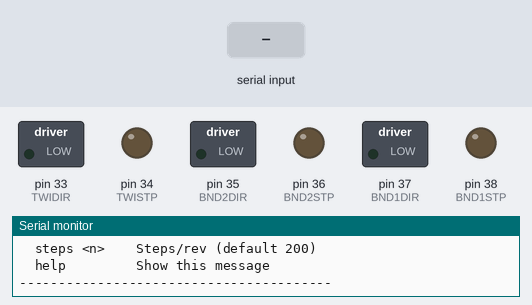
Bench run of a program on a simulated Teensy 4. On the bench: switched loads named in the program (green lamp = pin HIGH), output pins drawn as LEDs (lit = HIGH), the last lines printed to the serial monitor. Dashed ring = blinking. The inputs (shaded band) are chosen by the test bench.

Above: at 1.7 s.
1.8 s: "bnd1 1\n" received over Serial
At 2.02 s:
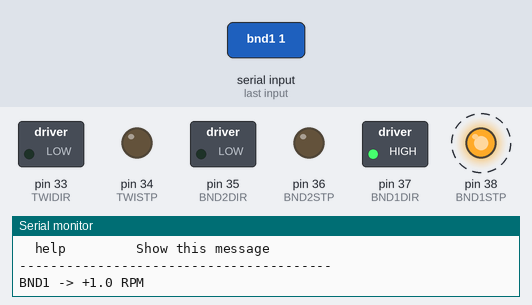
4.8 s: "bnd1 150\n" received over Serial
6.3 s: "bnd2 1\n" received over Serial
At 6.52 s:
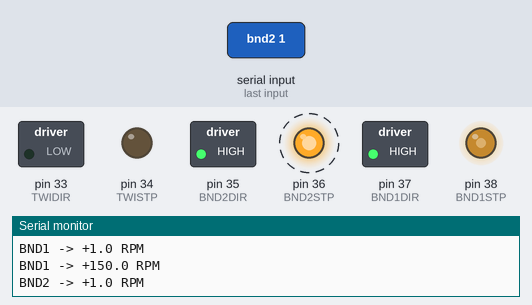
9.3 s: "stop 1\n" received over Serial
At 10.1 s:
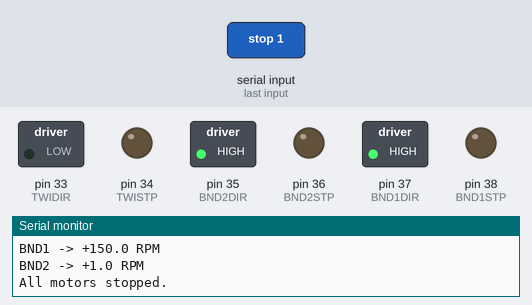
10.8 s: "bnd2 150\n" received over Serial
At 11.8 s:
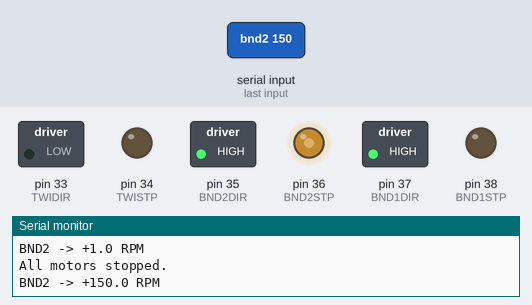
12.3 s: "bnd1 1\n" received over Serial
At 12.52 s:
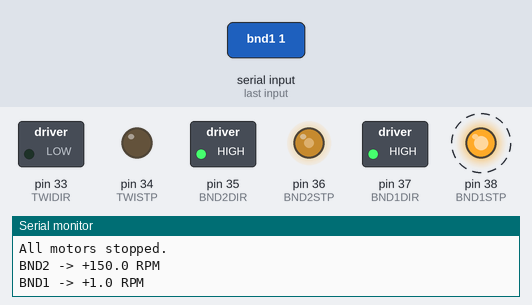
Timing chart, 0 to 16.3 s (numbered marks = the images above; inputs shaded):
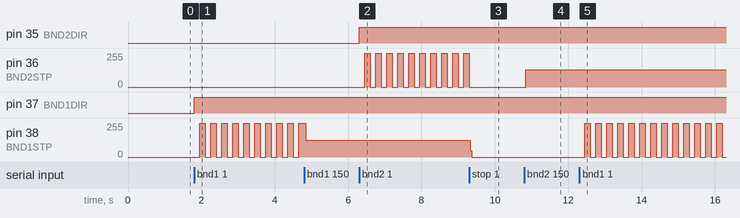

Measured:
- after the input at 1.8 s, pin 37 (BND1DIR): LOW → HIGH at once; pin 38 (BND1STP): alternates 255/255 for 0.15 s and 0/255 for 0.15 s, starting after 0.15 s
- after the input at 6.3 s, pin 35 (BND2DIR): LOW → HIGH at once; pin 36 (BND2STP): alternates 255/255 for 0.15 s and 0/255 for 0.15 s, starting after 0.15 s
- after the input at 9.3 s, pin 36 (BND2STP): goes on until 9.3 s, then stays 0/255; pin 38 (BND1STP): 127/255 → 0/255 at once
- after the input at 10.8 s, pin 36 (BND2STP): 0/255 → 128/255 after 0.05 s
- after the input at 12.3 s, pin 38 (BND1STP): alternates 255/255 for 0.15 s and 0/255 for 0.15 s, starting after 0.15 s

The program:

main.cpp
```cpp
/*
 * Interactive stepper motor controller for Teensy 4.1
 *
 * Each motor runs on its own IntervalTimer (hardware timer) so all three
 * are fully independent and non-blocking.
 *
 * Serial commands (115200 baud):
 *   bnd1 <rpm>    Set BND1 speed; negative RPM = reverse
 *   bnd2 <rpm>    Set BND2 speed
 *   twi  <rpm>    Set TWI speed
 *   stop          Stop all motors immediately
 *   status        Print current RPM for each motor
 *   steps <n>     Set steps/rev (default 200 for 1.8° full-step;
 *                 e.g. 1600 for 1/8 microstepping)
 *   help          Print command reference
 *
 * The step pin is toggled at twice the desired step frequency, so every
 * rising edge the driver sees is one step.
 */

#include <Arduino.h>

// --- Pin constants (do not change) ---
const int BND1DIR = 37;
const int BND1STP = 38;
const int BND2DIR = 35;
const int BND2STP = 36;
const int TWIDIR  = 33;
const int TWISTP  = 34;

// --- Configurable at runtime via "steps <n>" command ---
volatile int stepsPerRev = 200;

// --- Per-motor state (read/written only from main loop except stepsPerRev) ---
float bnd1RPM = 0.0f;
float bnd2RPM = 0.0f;
float twiRPM  = 0.0f;

IntervalTimer bnd1Timer;
IntervalTimer bnd2Timer;
IntervalTimer twiTimer;

// --- ISRs: placed in FASTRUN (RAM) for deterministic timing ---
void FASTRUN bnd1ISR() { digitalToggleFast(BND1STP); }
void FASTRUN bnd2ISR() { digitalToggleFast(BND2STP); }
void FASTRUN twiISR()  { digitalToggleFast(TWISTP);  }

// ---------------------------------------------------------------------------
// Set a motor to the requested RPM.
// rpm == 0 stops the motor.  Negative rpm reverses direction.
// ---------------------------------------------------------------------------
void setMotorRPM(int dirPin, int stpPin,
                 IntervalTimer &timer, void (*isr)(),
                 float &rpmStore, float rpm)
{
    timer.end();                    // always stop the old timer first

    if (fabsf(rpm) < 0.01f) {
        digitalWrite(stpPin, LOW);  // leave step pin idle-low
        rpmStore = 0.0f;
        return;
    }

    digitalWrite(dirPin, rpm > 0.0f ? HIGH : LOW);

    // Toggle interval (µs) = 1 000 000 / (2 × steps_per_sec)
    //                       = 500 000 / steps_per_sec
    float stepsPerSec = fabsf(rpm) * stepsPerRev / 60.0f;
    float intervalUs  = 500000.0f / stepsPerSec;

    timer.begin(isr, intervalUs);
    rpmStore = rpm;
}

// Restart all running motors after a stepsPerRev change
static void reapplyAllRPMs() {
    setMotorRPM(BND1DIR, BND1STP, bnd1Timer, bnd1ISR, bnd1RPM, bnd1RPM);
    setMotorRPM(BND2DIR, BND2STP, bnd2Timer, bnd2ISR, bnd2RPM, bnd2RPM);
    setMotorRPM(TWIDIR,  TWISTP,  twiTimer,  twiISR,  twiRPM,  twiRPM);
}

static void printStatus() {
    Serial.printf("BND1: %+.1f RPM  |  BND2: %+.1f RPM  |  TWI: %+.1f RPM"
                  "  (steps/rev: %d)\r\n",
                  bnd1RPM, bnd2RPM, twiRPM, (int)stepsPerRev);
}

static void printHelp() {
    Serial.println("------- Stepper Motor Controller -------");
    Serial.println("  bnd1 <rpm>   BND1 speed (neg = reverse)");
    Serial.println("  bnd2 <rpm>   BND2 speed");
    Serial.println("  twi  <rpm>   TWI speed");
    Serial.println("  stop         Stop all motors");
    Serial.println("  status       Show current RPM");
    Serial.println("  steps <n>    Steps/rev (default 200)");
    Serial.println("  help         Show this message");
    Serial.println("----------------------------------------");
}

// ---------------------------------------------------------------------------

void setup() {
    Serial.begin(115200);

    pinMode(BND1DIR, OUTPUT); pinMode(BND1STP, OUTPUT);
    pinMode(BND2DIR, OUTPUT); pinMode(BND2STP, OUTPUT);
    pinMode(TWIDIR,  OUTPUT); pinMode(TWISTP,  OUTPUT);

    digitalWrite(BND1STP, LOW);
    digitalWrite(BND2STP, LOW);
    digitalWrite(TWISTP,  LOW);

    // Brief wait so the host terminal is ready before we print
    delay(500);
    Serial.println("\r\nTeensy stepper controller ready.");
    printHelp();
}

static String inputBuf;

void loop() {
    while (Serial.available()) {
        char c = (char)Serial.read();

        if (c == '\n' || c == '\r') {
            inputBuf.trim();

            if (inputBuf.length() == 0) {
                inputBuf = "";
                continue;
            }

            // Split into command word and optional argument
            int space = inputBuf.indexOf(' ');
            String cmd = (space >= 0) ? inputBuf.substring(0, space) : inputBuf;
            cmd.toLowerCase();

            if (cmd == "stop") {
                setMotorRPM(BND1DIR, BND1STP, bnd1Timer, bnd1ISR, bnd1RPM, 0);
                setMotorRPM(BND2DIR, BND2STP, bnd2Timer, bnd2ISR, bnd2RPM, 0);
                setMotorRPM(TWIDIR,  TWISTP,  twiTimer,  twiISR,  twiRPM,  0);
                Serial.println("All motors stopped.");

            } else if (cmd == "status") {
                printStatus();

            } else if (cmd == "help") {
                printHelp();

            } else if (space >= 0) {
                float val = inputBuf.substring(space + 1).toFloat();

                if (cmd == "bnd1") {
                    setMotorRPM(BND1DIR, BND1STP, bnd1Timer, bnd1ISR, bnd1RPM, val);
                    Serial.printf("BND1 -> %+.1f RPM\r\n", val);

                } else if (cmd == "bnd2") {
                    setMotorRPM(BND2DIR, BND2STP, bnd2Timer, bnd2ISR, bnd2RPM, val);
                    Serial.printf("BND2 -> %+.1f RPM\r\n", val);

                } else if (cmd == "twi") {
                    setMotorRPM(TWIDIR, TWISTP, twiTimer, twiISR, twiRPM, val);
                    Serial.printf("TWI  -> %+.1f RPM\r\n", val);

                } else if (cmd == "steps") {
                    int n = (int)val;
                    if (n < 1) {
                        Serial.println("Error: steps/rev must be >= 1");
                    } else {
                        stepsPerRev = n;
                        reapplyAllRPMs();
                        Serial.printf("Steps/rev set to %d (running motors updated)\r\n", n);
                    }

                } else {
                    Serial.printf("Unknown command: %s  (type 'help')\r\n", cmd.c_str());
                }

            } else {
                Serial.printf("Unknown command: %s  (type 'help')\r\n", cmd.c_str());
            }

            inputBuf = "";
        } else {
            inputBuf += c;
        }
    }
}
```
